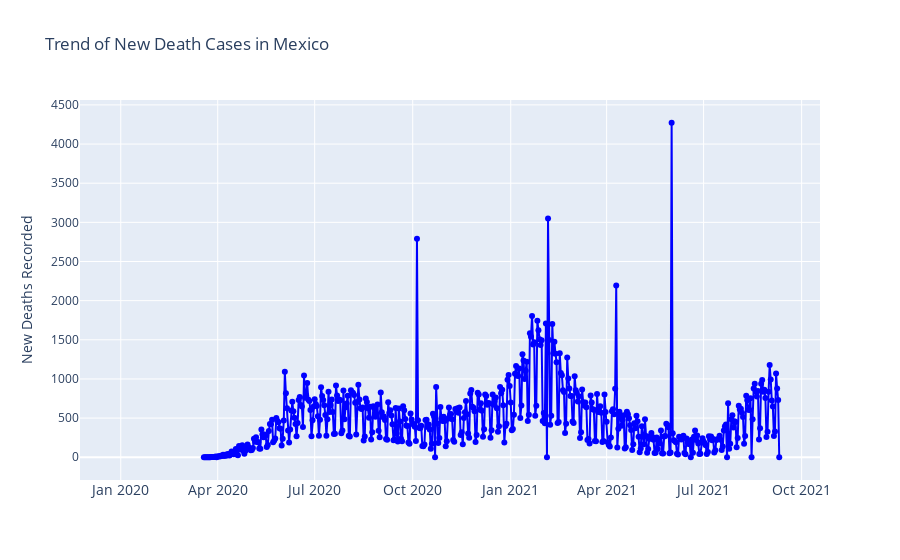

This figure's notebook cell:
### Code cell
#Plotting the scatter plot to see the trends of new death cases in Mexico
df = df_raw
df_Mexico= df[df.location == 'Mexico']
fig = go.Figure()
fig.add_trace(go.Scatter(x=df_Mexico['date'], y = df_Mexico['new_deaths'], mode='lines+markers', name='Mexico', line=dict(color='blue', width=2)))
fig.update_layout(title='Trend of New Death Cases in Mexico', xaxis_tickfont_size=14,yaxis=dict(title='New Deaths Recorded'))
fig.show()

### Figure 1 — Plotly figure (JSON) as saved in the notebook; plotly's stock layout.template omitted (floating-point values rounded to 4 significant figures; data arrays with more than 128 entries replaced by an {"elided": "..."} marker saying what was removed)
{"data": [{"line": {"color": "blue", "width": 2}, "mode": "lines+markers", "name": "Mexico", "type": "scatter", "x": {"elided": "619 str values"}, "y": {"elided": "619 int values"}}], "layout": {"title": {"text": "Trend of New Death Cases in Mexico"}, "xaxis": {"tickfont": {"size": 14}}, "yaxis": {"title": {"text": "New Deaths Recorded"}}}}
